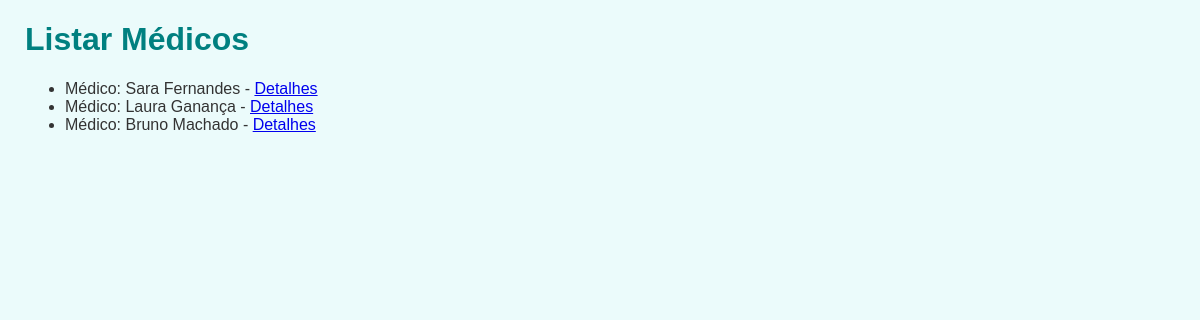
The page /app/medicos/ (signed in) on the database its author committed.
### entidades/models.py (models this page shows)
class Utilizador(AbstractUser):
    TIPO_CHOICES = [
       ('M', 'Médico'),
       ('U', 'Utente'),
       ('F', 'Familiar'),
    ]
    nome = models.CharField(max_length=200, unique=False)
    idade = models.IntegerField(default=18)
    sexo = models.CharField(max_length=10, choices=[("M", "Masculino"), ("F", "Feminino")])
    email = models.EmailField(max_length=50, unique=True)
    numSaude = models.CharField(max_length=9, unique=True, validators=[MinLengthValidator(limit_value=9), MaxLengthValidator(limit_value=9)])
    tipo = models.CharField(max_length=1, choices=TIPO_CHOICES)
    USERNAME_FIELD = "email"
    REQUIRED_FIELDS = ["username"]
    groups = models.ManyToManyField(Group, related_name='utilizador_groups')
    user_permissions = models.ManyToManyField(Permission, related_name='utilizador_user_permissions')

class Medico(Utilizador):
    TIPO_ESPECIALIDADES = [
        ("C","Cardiologia"),
        ("P", "Pediatria"),
        ("Ps","Psiquiatria"),
        ("CG","Clínica Geral"),
        ("N","Neurologia"),
    ]
    especialidade = models.CharField(max_length=2, choices= TIPO_ESPECIALIDADES)

class Utilizador(AbstractUser):
    TIPO_CHOICES = [
       ('M', 'Médico'),
       ('U', 'Utente'),
       ('F', 'Familiar'),
    ]
    nome = models.CharField(max_length=200, unique=False)
    idade = models.IntegerField(default=18)
    sexo = models.CharField(max_length=10, choices=[("M", "Masculino"), ("F", "Feminino")])
    email = models.EmailField(max_length=50, unique=True)
    numSaude = models.CharField(max_length=9, unique=True, validators=[MinLengthValidator(limit_value=9), MaxLengthValidator(limit_value=9)])
    tipo = models.CharField(max_length=1, choices=TIPO_CHOICES)
    USERNAME_FIELD = "email"
    REQUIRED_FIELDS = ["username"]
    groups = models.ManyToManyField(Group, related_name='utilizador_groups')
    user_permissions = models.ManyToManyField(Permission, related_name='utilizador_user_permissions')

### entidades/views.py (the view)
# urls.py: path('medicos/', listar_medicos, name='listar_medicos'),
@user_passes_test(is_medico, login_url='login')
def listar_medicos(request):
    medicos = Medico.objects.all()
    return render(request, 'listar_medicos.html', {'medicos': medicos})

### entidades/views.py (called while the page is built)
def is_medico(user):
    return user.tipo == 'M'

### entidades/templates/listar_medicos.html (shortened to what this page needs)
{% load static %}
<!DOCTYPE html>
<html lang="en">
<head>
    <link rel="stylesheet" href="{% static 'css/detalhes.css' %}">
</head>
<body>
    <h1>Listar Médicos</h1>
    <ul>
        {% for medico in medicos %}
        <li> Médico: {{ medico.nome }} - <a href="{% url 'detalhes_medico' medico.id %}">Detalhes</a></li>
        {% endfor %}
    </ul>
</body>
</html>

### entidades/static/css/detalhes.css (style rules this page uses)
body { font-family: Arial, sans-serif; background-color: #def9f997; color: #333; margin: 0; padding-left: 25px }
h1 { color: #008080; }

### rows shown on the page
Medico: nome "Sara Fernandes"
Medico: nome "Laura Ganança"
Medico: nome "Bruno Machado"
